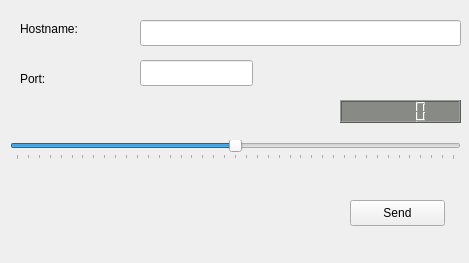
<?xml version="1.0" encoding="UTF-8"?>
<ui version="4.0">
 <class>LauflichtClient</class>
 <widget class="QWidget" name="LauflichtClient">
  <property name="geometry">
   <rect>
    <x>0</x>
    <y>0</y>
    <width>469</width>
    <height>263</height>
   </rect>
  </property>
  <property name="maximumSize">
   <size>
    <width>469</width>
    <height>263</height>
   </size>
  </property>
  <property name="windowTitle">
   <string>LauflichtClient</string>
  </property>
  <widget class="QLabel" name="label">
   <property name="geometry">
    <rect>
     <x>20</x>
     <y>20</y>
     <width>91</width>
     <height>18</height>
    </rect>
   </property>
   <property name="maximumSize">
    <size>
     <width>451</width>
     <height>18</height>
    </size>
   </property>
   <property name="text">
    <string>Hostname:</string>
   </property>
  </widget>
  <widget class="QLineEdit" name="host">
   <property name="geometry">
    <rect>
     <x>140</x>
     <y>20</y>
     <width>321</width>
     <height>26</height>
    </rect>
   </property>
  </widget>
  <widget class="QSlider" name="speed">
   <property name="geometry">
    <rect>
     <x>10</x>
     <y>140</y>
     <width>451</width>
     <height>20</height>
    </rect>
   </property>
   <property name="minimum">
    <number>-20</number>
   </property>
   <property name="maximum">
    <number>20</number>
   </property>
   <property name="orientation">
    <enum>Qt::Horizontal</enum>
   </property>
   <property name="tickPosition">
    <enum>QSlider::TicksBelow</enum>
   </property>
  </widget>
  <widget class="QLCDNumber" name="lcdNumber">
   <property name="geometry">
    <rect>
     <x>340</x>
     <y>100</y>
     <width>121</width>
     <height>23</height>
    </rect>
   </property>
   <property name="maximumSize">
    <size>
     <width>261</width>
     <height>23</height>
    </size>
   </property>
   <property name="font">
    <font>
     <family>DejaVu Sans</family>
     <pointsize>22</pointsize>
    </font>
   </property>
   <property name="styleSheet">
    <string notr="true">background-color: rgb(136, 138, 133);
</string>
   </property>
  </widget>
  <widget class="QLineEdit" name="port">
   <property name="geometry">
    <rect>
     <x>140</x>
     <y>60</y>
     <width>113</width>
     <height>26</height>
    </rect>
   </property>
  </widget>
  <widget class="QLabel" name="label_2">
   <property name="geometry">
    <rect>
     <x>20</x>
     <y>70</y>
     <width>74</width>
     <height>18</height>
    </rect>
   </property>
   <property name="text">
    <string>Port:</string>
   </property>
  </widget>
  <widget class="QPushButton" name="sendButton">
   <property name="geometry">
    <rect>
     <x>350</x>
     <y>200</y>
     <width>95</width>
     <height>26</height>
    </rect>
   </property>
   <property name="text">
    <string>Send</string>
   </property>
  </widget>
 </widget>
 <layoutdefault spacing="6" margin="11"/>
 <tabstops>
  <tabstop>host</tabstop>
  <tabstop>port</tabstop>
  <tabstop>sendButton</tabstop>
  <tabstop>speed</tabstop>
 </tabstops>
 <resources/>
 <connections/>
</ui>
